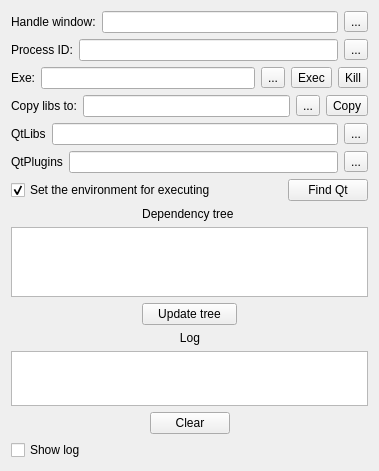
<?xml version="1.0" encoding="UTF-8"?>
<ui version="4.0">
 <class>MainWindow</class>
 <widget class="QMainWindow" name="MainWindow">
  <property name="geometry">
   <rect>
    <x>0</x>
    <y>0</y>
    <width>379</width>
    <height>471</height>
   </rect>
  </property>
  <property name="acceptDrops">
   <bool>true</bool>
  </property>
  <property name="windowTitle">
   <string>DLLCollector_recode 1.0</string>
  </property>
  <widget class="QWidget" name="centralWidget">
   <layout class="QGridLayout" name="gridLayout_2">
    <item row="7" column="0">
     <widget class="QWidget" name="widget_Log" native="true">
      <property name="minimumSize">
       <size>
        <width>0</width>
        <height>100</height>
       </size>
      </property>
      <layout class="QGridLayout" name="gridLayout_4">
       <property name="leftMargin">
        <number>0</number>
       </property>
       <property name="topMargin">
        <number>0</number>
       </property>
       <property name="rightMargin">
        <number>0</number>
       </property>
       <property name="bottomMargin">
        <number>0</number>
       </property>
       <property name="spacing">
        <number>0</number>
       </property>
       <item row="0" column="0">
        <layout class="QGridLayout" name="lay_Log">
         <item row="0" column="1">
          <widget class="QLabel" name="label_Log">
           <property name="text">
            <string>Log</string>
           </property>
           <property name="alignment">
            <set>Qt::AlignCenter</set>
           </property>
          </widget>
         </item>
         <item row="1" column="0" colspan="3">
          <widget class="QListWidget" name="listWidget_Log">
           <property name="editTriggers">
            <set>QAbstractItemView::NoEditTriggers</set>
           </property>
          </widget>
         </item>
         <item row="2" column="0">
          <spacer name="horizontalSpacer">
           <property name="orientation">
            <enum>Qt::Horizontal</enum>
           </property>
           <property name="sizeHint" stdset="0">
            <size>
             <width>40</width>
             <height>20</height>
            </size>
           </property>
          </spacer>
         </item>
         <item row="2" column="1">
          <widget class="QPushButton" name="pushButton_ClearLog">
           <property name="text">
            <string>Clear</string>
           </property>
          </widget>
         </item>
         <item row="2" column="2">
          <spacer name="horizontalSpacer_2">
           <property name="orientation">
            <enum>Qt::Horizontal</enum>
           </property>
           <property name="sizeHint" stdset="0">
            <size>
             <width>40</width>
             <height>20</height>
            </size>
           </property>
          </spacer>
         </item>
        </layout>
       </item>
      </layout>
     </widget>
    </item>
    <item row="0" column="0">
     <layout class="QGridLayout" name="gridLayout">
      <item row="0" column="0">
       <layout class="QGridLayout" name="lay_HWnd">
        <item row="0" column="0">
         <widget class="QLabel" name="label_HWnd">
          <property name="text">
           <string>&lt;html&gt;&lt;head/&gt;&lt;body&gt;&lt;p&gt;Handle window:&lt;/p&gt;&lt;/body&gt;&lt;/html&gt;</string>
          </property>
         </widget>
        </item>
        <item row="0" column="1">
         <widget class="QLineEdit" name="lineEdit_HWnd">
          <property name="readOnly">
           <bool>true</bool>
          </property>
         </widget>
        </item>
        <item row="0" column="2">
         <widget class="QToolButton" name="toolButton_HWnd">
          <property name="mouseTracking">
           <bool>true</bool>
          </property>
          <property name="text">
           <string>...</string>
          </property>
          <property name="autoRaise">
           <bool>false</bool>
          </property>
         </widget>
        </item>
       </layout>
      </item>
      <item row="1" column="0">
       <layout class="QGridLayout" name="lay_PID">
        <item row="0" column="0">
         <widget class="QLabel" name="label_PID">
          <property name="text">
           <string>&lt;html&gt;&lt;head/&gt;&lt;body&gt;&lt;p&gt;Process ID:&lt;/p&gt;&lt;/body&gt;&lt;/html&gt;</string>
          </property>
         </widget>
        </item>
        <item row="0" column="1">
         <widget class="QLineEdit" name="lineEdit_PID">
          <property name="readOnly">
           <bool>true</bool>
          </property>
         </widget>
        </item>
        <item row="0" column="2">
         <widget class="QToolButton" name="toolButton_PID">
          <property name="text">
           <string>...</string>
          </property>
         </widget>
        </item>
       </layout>
      </item>
      <item row="2" column="0">
       <layout class="QGridLayout" name="lay_Exe">
        <item row="0" column="3">
         <widget class="QToolButton" name="toolButton_Exec">
          <property name="text">
           <string>Exec</string>
          </property>
         </widget>
        </item>
        <item row="0" column="2">
         <widget class="QToolButton" name="toolButton_Exe">
          <property name="text">
           <string>...</string>
          </property>
         </widget>
        </item>
        <item row="0" column="1">
         <widget class="QLineEdit" name="lineEdit_Exe">
          <property name="readOnly">
           <bool>true</bool>
          </property>
         </widget>
        </item>
        <item row="0" column="0">
         <widget class="QLabel" name="label_Exe">
          <property name="text">
           <string>&lt;html&gt;&lt;head/&gt;&lt;body&gt;&lt;p&gt;Exe:&lt;/p&gt;&lt;/body&gt;&lt;/html&gt;</string>
          </property>
         </widget>
        </item>
        <item row="0" column="4">
         <widget class="QToolButton" name="toolButton_Kill">
          <property name="text">
           <string>Kill</string>
          </property>
         </widget>
        </item>
       </layout>
      </item>
      <item row="3" column="0">
       <layout class="QGridLayout" name="lay_Copy">
        <item row="0" column="2">
         <widget class="QToolButton" name="toolButton_CopyDir">
          <property name="text">
           <string>...</string>
          </property>
         </widget>
        </item>
        <item row="0" column="0">
         <widget class="QLabel" name="label_Copy">
          <property name="text">
           <string>&lt;html&gt;&lt;head/&gt;&lt;body&gt;&lt;p&gt;Copy libs to:&lt;/p&gt;&lt;/body&gt;&lt;/html&gt;</string>
          </property>
         </widget>
        </item>
        <item row="0" column="1">
         <widget class="QLineEdit" name="lineEdit_Copy">
          <property name="readOnly">
           <bool>true</bool>
          </property>
         </widget>
        </item>
        <item row="0" column="3">
         <widget class="QToolButton" name="toolButton_Copy">
          <property name="text">
           <string>Copy</string>
          </property>
         </widget>
        </item>
       </layout>
      </item>
     </layout>
    </item>
    <item row="8" column="0">
     <widget class="QCheckBox" name="checkBox_Log">
      <property name="text">
       <string>Show log</string>
      </property>
     </widget>
    </item>
    <item row="1" column="0">
     <layout class="QGridLayout" name="lay_QtDir">
      <item row="0" column="0">
       <layout class="QGridLayout" name="lay_QtLibs">
        <item row="0" column="2">
         <widget class="QToolButton" name="toolButton_QtLibs">
          <property name="text">
           <string>...</string>
          </property>
         </widget>
        </item>
        <item row="0" column="0">
         <widget class="QLabel" name="label_QtLibs">
          <property name="text">
           <string>QtLibs</string>
          </property>
         </widget>
        </item>
        <item row="0" column="1">
         <widget class="QLineEdit" name="lineEdit_QtLibs">
          <property name="readOnly">
           <bool>true</bool>
          </property>
         </widget>
        </item>
       </layout>
      </item>
      <item row="1" column="0">
       <layout class="QGridLayout" name="lay_QtPlugins">
        <item row="0" column="0">
         <widget class="QLabel" name="label_QtPlugins">
          <property name="text">
           <string>QtPlugins</string>
          </property>
         </widget>
        </item>
        <item row="0" column="1">
         <widget class="QLineEdit" name="lineEdit_QtPlugins">
          <property name="readOnly">
           <bool>true</bool>
          </property>
         </widget>
        </item>
        <item row="0" column="2">
         <widget class="QToolButton" name="toolButton_QtPlugins">
          <property name="text">
           <string>...</string>
          </property>
         </widget>
        </item>
       </layout>
      </item>
     </layout>
    </item>
    <item row="5" column="0">
     <layout class="QGridLayout" name="lay_Tree">
      <item row="2" column="0">
       <spacer name="horizontalSpacer_3">
        <property name="orientation">
         <enum>Qt::Horizontal</enum>
        </property>
        <property name="sizeHint" stdset="0">
         <size>
          <width>40</width>
          <height>20</height>
         </size>
        </property>
       </spacer>
      </item>
      <item row="2" column="1">
       <widget class="QPushButton" name="pushButton_Update">
        <property name="text">
         <string>Update tree</string>
        </property>
       </widget>
      </item>
      <item row="0" column="1">
       <widget class="QLabel" name="label_Dependency">
        <property name="text">
         <string>Dependency tree </string>
        </property>
        <property name="alignment">
         <set>Qt::AlignCenter</set>
        </property>
       </widget>
      </item>
      <item row="2" column="2">
       <spacer name="horizontalSpacer_4">
        <property name="orientation">
         <enum>Qt::Horizontal</enum>
        </property>
        <property name="sizeHint" stdset="0">
         <size>
          <width>40</width>
          <height>20</height>
         </size>
        </property>
       </spacer>
      </item>
      <item row="1" column="0" colspan="3">
       <widget class="QTreeWidget" name="treeWidget">
        <property name="editTriggers">
         <set>QAbstractItemView::NoEditTriggers</set>
        </property>
        <property name="columnCount">
         <number>1</number>
        </property>
        <attribute name="headerVisible">
         <bool>false</bool>
        </attribute>
        <column>
         <property name="text">
          <string notr="true">1</string>
         </property>
        </column>
       </widget>
      </item>
     </layout>
    </item>
    <item row="2" column="0">
     <layout class="QHBoxLayout" name="horizontalLayout">
      <item>
       <widget class="QCheckBox" name="envExec">
        <property name="text">
         <string>Set the environment for executing</string>
        </property>
        <property name="checked">
         <bool>true</bool>
        </property>
       </widget>
      </item>
      <item>
       <spacer name="horizontalSpacer_5">
        <property name="orientation">
         <enum>Qt::Horizontal</enum>
        </property>
        <property name="sizeHint" stdset="0">
         <size>
          <width>40</width>
          <height>20</height>
         </size>
        </property>
       </spacer>
      </item>
      <item>
       <widget class="QPushButton" name="pushButton_FindQt">
        <property name="text">
         <string>Find Qt</string>
        </property>
       </widget>
      </item>
     </layout>
    </item>
   </layout>
  </widget>
 </widget>
 <layoutdefault spacing="6" margin="11"/>
 <resources/>
 <connections/>
</ui>
